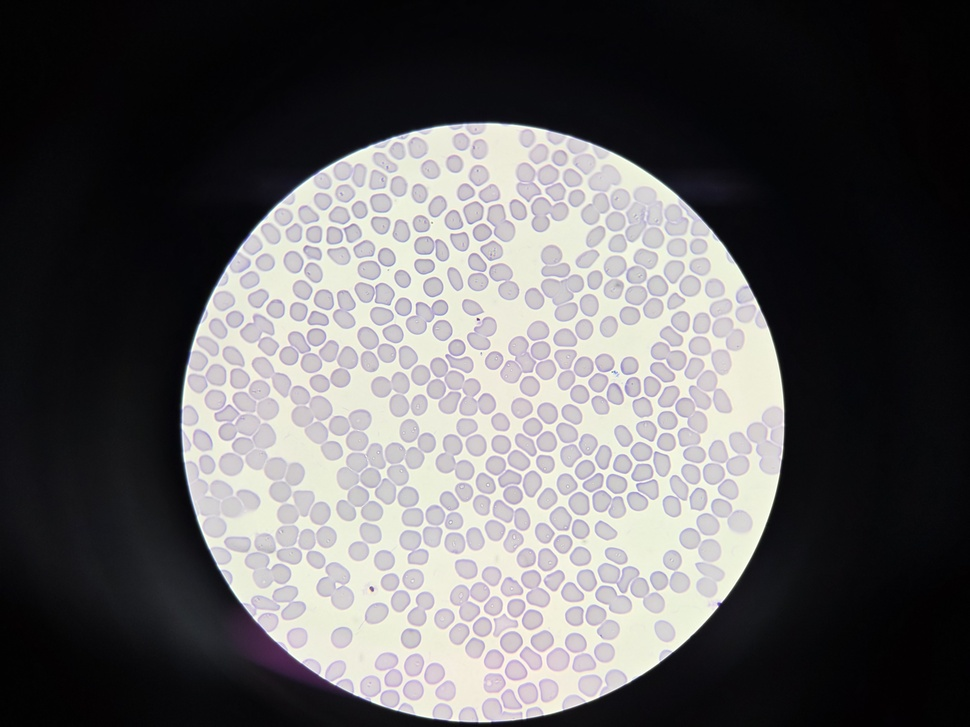
#> input picture Cell-Counting/Analysis/Sample_1.jpg, 970 x 727 px, shrunk from 4000 x 3000 before the run, found by its file name
$ python '히스토그램.py'
#> lines starting #> are read from the running program, lines starting #| are printed output that depends on the picture
import cv2
import numpy as np
import matplotlib.pyplot as plt

# ===============================
# 0. 이미지 로드
# ===============================
img = cv2.imread("Cell-Counting\Analysis\Sample_1.jpg")
#> img is the input picture: shape (727, 970, 3); mean B, G, R 93.2, 92.4, 93.9
assert img is not None, "이미지를 불러올 수 없습니다."

img_rgb = cv2.cvtColor(img, cv2.COLOR_BGR2RGB)
img_hsv = cv2.cvtColor(img, cv2.COLOR_BGR2HSV)
#> img_hsv: shape (727, 970, 3); mean H, S, V 98.6, 44.6, 96.6

# ===============================
# 1. RGB 히스토그램
# ===============================
colors = ['r', 'g', 'b']
labels = ['Red', 'Green', 'Blue']

plt.figure(figsize=(12,4))
for i, (c, l) in enumerate(zip(colors, labels)):
    hist = cv2.calcHist([img_rgb], [i], None, [256], [0,256])
    plt.plot(hist, color=c, label=l)

plt.title("RGB Pixel Value Distribution")
plt.xlabel("Pixel value")
plt.ylabel("Frequency")
plt.legend()
plt.tight_layout()
plt.show()
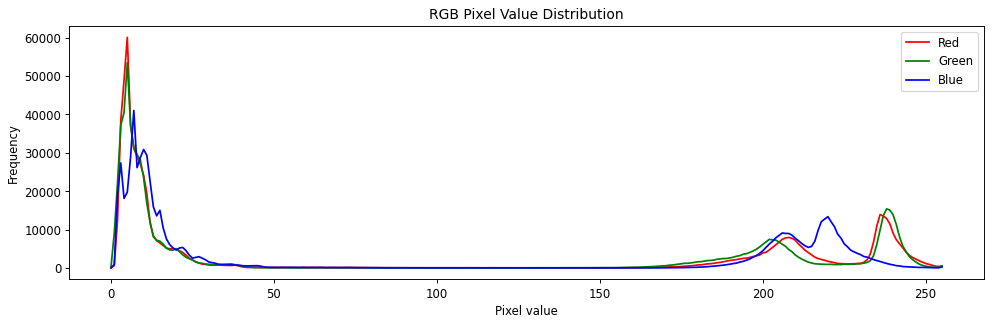
#> figure drawn by matplotlib, 1 panel; curve peaks at x = 5, y = 60125; curve peaks at x = 5, y = 53496; curve peaks at x = 7, y = 41046

# ===============================
# 2. HSV 히스토그램
# ===============================
hsv_labels = ['Hue', 'Saturation', 'Value']
hsv_colors = ['m', 'c', 'k']
ranges = [(0,180), (0,256), (0,256)]

plt.figure(figsize=(12,4))
for i, (l, col, r) in enumerate(zip(hsv_labels, hsv_colors, ranges)):
    hist = cv2.calcHist([img_hsv], [i], None, [256], r)
    plt.plot(hist, color=col, label=l)

plt.title("HSV Pixel Value Distribution")
plt.xlabel("Pixel value")
plt.ylabel("Frequency")
plt.legend()
plt.tight_layout()
plt.show()
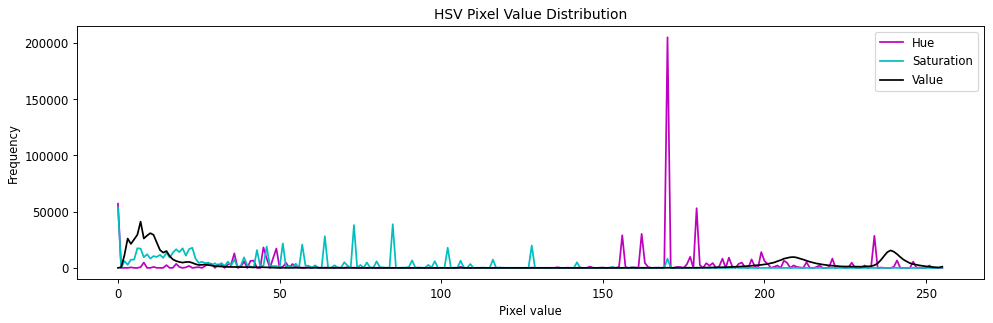
#> figure drawn by matplotlib, 1 panel; curve peaks at x = 170, y = 205011; curve peaks at x = 0, y = 53635; curve peaks at x = 7, y = 41103
